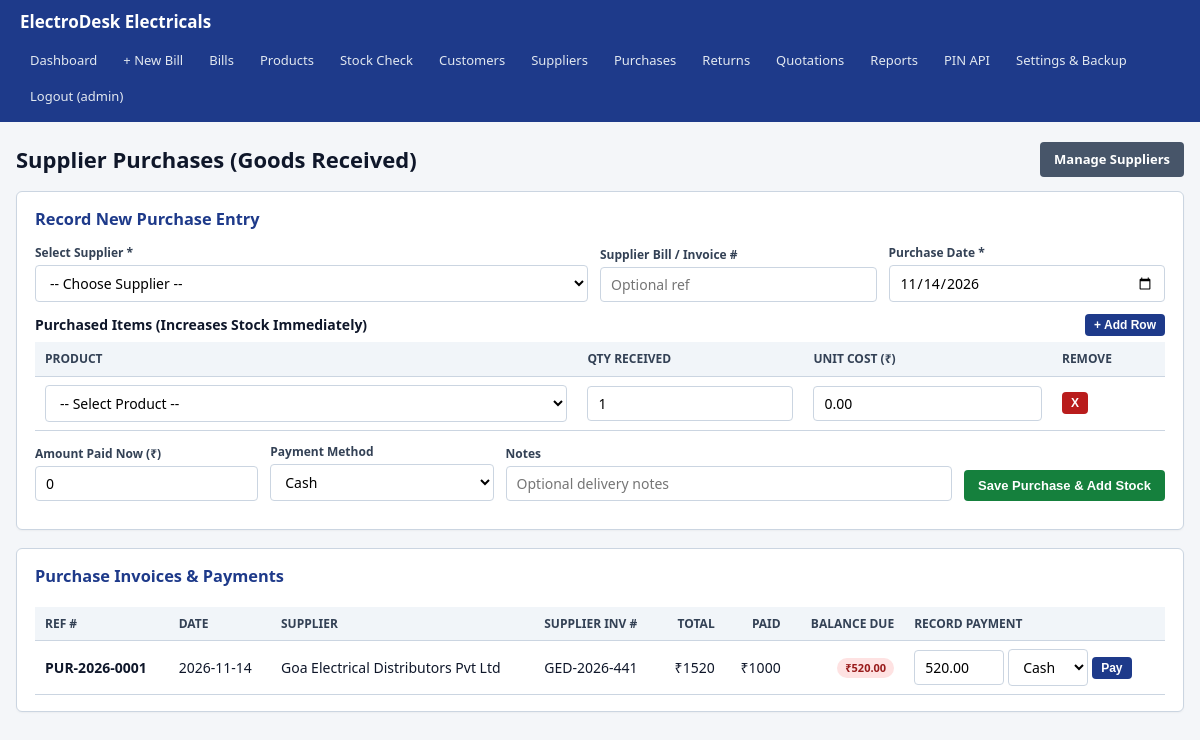
Screenshot of /purchases (signed in) with the database file from the repository.
### tables this page shows
CREATE TABLE store_settings (
    id INTEGER PRIMARY KEY CHECK (id = 1),
    store_name TEXT NOT NULL DEFAULT 'ElectroDesk Electricals',
    store_address TEXT NOT NULL DEFAULT 'Main Market Road, Goa',
    store_phone TEXT NOT NULL DEFAULT '',
    default_tax_rate NUMERIC NOT NULL DEFAULT 0.00
);

CREATE TABLE purchases (
    id INTEGER PRIMARY KEY AUTOINCREMENT,
    purchase_no TEXT NOT NULL UNIQUE,
    supplier_id INTEGER NOT NULL,
    supplier_invoice_no TEXT,
    total_amount NUMERIC NOT NULL DEFAULT 0.00,
    paid_amount NUMERIC NOT NULL DEFAULT 0.00,
    purchase_date TEXT NOT NULL,
    notes TEXT,
    created_at TEXT NOT NULL DEFAULT (datetime('now', 'localtime')),
    FOREIGN KEY (supplier_id) REFERENCES suppliers(id)
);

CREATE TABLE suppliers (
    id INTEGER PRIMARY KEY AUTOINCREMENT,
    name TEXT NOT NULL,
    phone TEXT,
    address TEXT,
    pincode TEXT,
    notes TEXT,
    created_at TEXT NOT NULL DEFAULT (datetime('now', 'localtime'))
);

### routes/purchase_routes.py (the view, shortened to what this page needs)
@purchase_bp.route("/purchases", methods=["GET", "POST"])
@login_required
def purchases():
    db_path = current_app.config["DB_PATH"]
    suppliers_list = purchase_service.list_suppliers_with_balances(db_path=db_path)
    products = inventory_service.list_products(active_only=False, db_path=db_path)
    purchase_list = purchase_service.list_purchases(db_path=db_path)
    return render_template(
        "purchases.html",
        suppliers=suppliers_list,
        products=products,
        purchases=purchase_list,
        today=date.today().isoformat(),
    )

### app.py (called while the page is built)
def create_app(test_config: dict | None = None) -> Flask:
    app = Flask(__name__)
    app.config.from_object(Config)
    if test_config:
        app.config.update(test_config)
    init_db(db_path=app.config["DB_PATH"])
    if not app.config.get("TESTING"):
        backup_service.run_daily_auto_backup(
            db_path=app.config["DB_PATH"],
            backup_dir=app.config["BACKUP_DIR"],
        )
    @app.context_processor
    def inject_store_settings():
        return {"store": auth_service.get_store_settings(db_path=app.config["DB_PATH"])}
    app.register_blueprint(main_bp)
    app.register_blueprint(product_bp)
    app.register_blueprint(sales_bp)
    app.register_blueprint(purchase_bp)
    app.register_blueprint(ops_bp)
    app.register_blueprint(api_bp)
    return app

### database/db.py (called while the page is built)
def to_decimal(value) -> Decimal:
    if value is None or value == "":
        return Decimal("0.00")
    return Decimal(str(value)).quantize(Decimal("0.01"), rounding=ROUND_HALF_UP)

def get_connection(db_path: str | None = None) -> sqlite3.Connection:
    target_path = db_path or Config.DB_PATH
    conn = sqlite3.connect(target_path, timeout=10.0)
    conn.row_factory = sqlite3.Row
    conn.execute("PRAGMA foreign_keys = ON;")
    conn.execute("PRAGMA journal_mode = WAL;")
    conn.execute("PRAGMA busy_timeout = 5000;")
    return conn

### routes/__init__.py (called while the page is built)
def login_required(view_func):
    @wraps(view_func)
    def wrapped_view(*args, **kwargs):
        if "user_id" not in session:
            flash("Please log in to access ElectroDesk.", "warning")
            return redirect(url_for("main.login"))
        return view_func(*args, **kwargs)
    return wrapped_view

### services/auth_service.py (called while the page is built)
def get_store_settings(db_path: str | None = None) -> dict:
    conn = get_connection(db_path)
    try:
        row = conn.execute("SELECT * FROM store_settings WHERE id = 1").fetchone()
        return dict(row) if row else {
            "store_name": "ElectroDesk Electricals",
            "store_address": "Main Market Road, Goa",
            "store_phone": "",
            "default_tax_rate": "0.00",
        }
    finally:
        conn.close()

### templates/purchases.html (shortened to what this page needs)
{% extends "base.html" %}
{% block content %}
<div class="page-header">
  <h1>Supplier Purchases (Goods Received)</h1>
  <a href="{{ url_for('purchases.suppliers') }}" class="btn btn-secondary">Manage Suppliers</a>
</div>
<div class="card">
  <h3>Record New Purchase Entry</h3>
  <form method="POST" action="{{ url_for('purchases.purchases') }}">
    <div class="form-row">
      <div class="form-group" style="flex: 2;">
        <label>Select Supplier *</label>
        <select name="supplier_id" required>
          <option value="">-- Choose Supplier --</option>
        </select>
      </div>
      <div class="form-group">
        <label>Supplier Bill / Invoice #</label>
        <input type="text" name="supplier_invoice_no" placeholder="Optional ref">
      </div>
      <div class="form-group">
        <label>Purchase Date *</label>
        <input type="date" name="purchase_date" value="{{ today }}" required>
      </div>
    </div>
    <div style="margin: 10px 0;">
      <div style="display: flex; justify-content: space-between; align-items: center; margin-bottom: 6px;">
        <strong>Purchased Items (Increases Stock Immediately)</strong>
        <button type="button" class="btn btn-sm" onclick="addPurchaseRow()">+ Add Row</button>
      </div>
      <table>
        <thead>
          <tr>
            <th style="width: 48%;">Product</th>
            <th style="width: 20%;">Qty Received</th>
            <th style="width: 22%;">Unit Cost (₹)</th>
            <th style="width: 10%;">Remove</th>
          </tr>
        </thead>
        <tbody id="purchaseBody">
          <tr class="pur-row">
            <td>
              <select name="product_id[]" required style="width: 100%;">
                <option value="">-- Select Product --</option>
              </select>
            </td>
            <td><input type="number" step="0.01" min="0.01" name="quantity[]" value="1" required style="width: 100%;"></td>
            <td><input type="number" step="0.01" min="0" name="unit_cost[]" value="0.00" required style="width: 100%;"></td>
            <td><button type="button" class="btn btn-sm btn-danger" onclick="removePurchaseRow(this)">X</button></td>
          </tr>
        </tbody>
      </table>
    </div>
    <div class="form-row" style="margin-top: 12px;">
      <div class="form-group">
        <label>Amount Paid Now (₹)</label>
        <input type="number" step="0.01" min="0" name="paid_amount" value="0">
      </div>
      <div class="form-group">
        <label>Payment Method</label>
        <select name="payment_method">
          <option value="Cash">Cash</option>
        </select>
      </div>
      <div class="form-group" style="flex: 2;">
        <label>Notes</label>
        <input type="text" name="notes" placeholder="Optional delivery notes">
      </div>
      <button type="submit" class="btn btn-success">Save Purchase &amp; Add Stock</button>
    </div>
  </form>
</div>
<div class="card">
  <h3>Purchase Invoices &amp; Payments</h3>
  <div class="table-wrap">
    <table>
      <thead>
        <tr>
          <th>Ref #</th>
          <th>Date</th>
          <th>Supplier</th>
          <th>Supplier Inv #</th>
          <th class="num">Total</th>
          <th class="num">Paid</th>
          <th class="num">Balance Due</th>
          <th>Record Payment</th>
        </tr>
      </thead>
      <tbody>
        {% for p in purchases %}
        <tr>
          <td><strong>{{ p.purchase_no }}</strong></td>
          <td>{{ p.purchase_date }}</td>
          <td>{{ p.supplier_name }}</td>
          <td>{{ p.supplier_invoice_no or '-' }}</td>
          <td class="num">₹{{ p.total_amount }}</td>
          <td class="num">₹{{ p.paid_amount }}</td>
          <td class="num">
            {% if p.balance|float > 0 %}
              <span class="badge badge-danger">₹{{ p.balance }}</span>
            {% else %}
              <span class="badge badge-success">Paid</span>
            {% endif %}
          </td>
          <td>
            {% if p.balance|float > 0 %}
            <form method="POST" action="{{ url_for('purchases.pay_purchase', purchase_id=p.id) }}" style="display: flex; gap: 4px; align-items: center;">
              <input type="number" step="0.01" min="0.01" max="{{ p.balance }}" name="amount" value="{{ p.balance }}" style="width: 90px;" required>
              <select name="payment_method" style="width: 80px;">
                <option value="Cash">Cash</option>
              </select>
              <button type="submit" class="btn btn-sm">Pay</button>
            </form>
            {% else %}
              —
            {% endif %}
          </td>
        </tr>
        {% else %}
        <tr><td colspan="8">No supplier purchases recorded yet.</td></tr>
        {% endfor %}
      </tbody>
    </table>
  </div>
</div>
{% endblock %}

### templates/base.html (shortened to what this page needs)
<!DOCTYPE html>
<html lang="en">
<head>
  <link rel="stylesheet" href="{{ url_for('static', filename='style.css') }}">
</head>
<body>
  {% if session.get('user_id') %}
  <nav class="navbar no-print">
    <a class="brand" href="{{ url_for('main.dashboard') }}">{{ store.store_name }}</a>
    <div class="nav-links">
      <a href="{{ url_for('main.dashboard') }}">Dashboard</a>
      <a href="{{ url_for('sales.new_bill') }}">+ New Bill</a>
      <a href="{{ url_for('sales.billing_list') }}">Bills</a>
      <a href="{{ url_for('products.index') }}">Products</a>
      <a href="{{ url_for('products.reconcile') }}">Stock Check</a>
      <a href="{{ url_for('sales.customers') }}">Customers</a>
      <a href="{{ url_for('purchases.suppliers') }}">Suppliers</a>
      <a href="{{ url_for('purchases.purchases') }}">Purchases</a>
      <a href="{{ url_for('ops.returns') }}">Returns</a>
      <a href="{{ url_for('ops.quotations') }}">Quotations</a>
      <a href="{{ url_for('ops.reports') }}">Reports</a>
      <a href="{{ url_for('main.pin_lookup') }}">PIN API</a>
      <a href="{{ url_for('main.settings') }}">Settings &amp; Backup</a>
      <a href="{{ url_for('main.logout') }}">Logout ({{ session.get('username') }})</a>
    </div>
  </nav>
  {% endif %}
  <div class="container">
    {% block content %}{% endblock %}
  </div>
</body>
</html>

### static/style.css (style rules this page uses)
:root { --bg: #f4f6f9; --surface: #ffffff; --primary: #1e3a8a; --primary-hover: #1d4ed8; --secondary: #475569; --success: #15803d; --danger: #b91c1c; --warning: #b45309; --border: #cbd5e1; --text: #0f172a; --muted: #64748b; }
* { box-sizing: border-box; }
body { margin: 0; font-family: "Segoe UI", Tahoma, Geneva, Verdana, sans-serif; background: var(--bg); color: var(--text); font-size: 14px; line-height: 1.45; }
.navbar { background: var(--primary); color: #fff; padding: 10px 20px; display: flex; flex-wrap: wrap; align-items: center; justify-content: space-between; gap: 10px; }
.brand { font-weight: 700; font-size: 17px; color: #fff; text-decoration: none; }
.nav-links { display: flex; flex-wrap: wrap; gap: 6px; }
.nav-links a { color: #e2e8f0; text-decoration: none; padding: 6px 10px; border-radius: 4px; font-size: 13px; }
.container { max-width: 1220px; margin: 20px auto; padding: 0 16px; }
.card { background: var(--surface); border: 1px solid var(--border); border-radius: 6px; padding: 16px 18px; margin-bottom: 18px; box-shadow: 0 1px 2px rgba(0, 0, 0, 0.04); }
.card h2, .card h3 { margin-top: 0; margin-bottom: 12px; color: var(--primary); }
.form-row { display: flex; flex-wrap: wrap; gap: 12px; margin-bottom: 12px; align-items: flex-end; }
.form-group { display: flex; flex-direction: column; flex: 1; min-width: 150px; }
label { font-weight: 600; font-size: 12px; margin-bottom: 4px; color: #334155; }
input, select, textarea { padding: 7px 10px; border: 1px solid var(--border); border-radius: 4px; font-size: 14px; font-family: inherit; background: #fff; }
.btn { display: inline-block; padding: 8px 14px; border: none; border-radius: 4px; background: var(--primary); color: #fff; font-weight: 600; font-size: 13px; cursor: pointer; text-decoration: none; text-align: center; }
.btn-secondary { background: var(--secondary); }
.btn-success { background: var(--success); }
.btn-danger { background: var(--danger); }
.btn-sm { padding: 4px 9px; font-size: 12px; }
.table-wrap { overflow-x: auto; }
table { width: 100%; border-collapse: collapse; margin-top: 6px; }
th, td { padding: 8px 10px; border-bottom: 1px solid var(--border); text-align: left; }
th { background: #f1f5f9; font-weight: 700; font-size: 12px; text-transform: uppercase; color: #334155; }
.num { text-align: right; font-variant-numeric: tabular-nums; }
.badge { display: inline-block; padding: 2px 8px; border-radius: 12px; font-size: 11px; font-weight: 700; }
.badge-danger { background: #fee2e2; color: #991b1b; }
.page-header { display: flex; justify-content: space-between; align-items: center; flex-wrap: wrap; gap: 10px; margin-bottom: 14px; }
.page-header h1 { margin: 0; font-size: 22px; }

### rows the page displays
store_settings: store_name "ElectroDesk Electricals"
purchases: purchase_no "PUR-2026-0001", purchase_date "2026-11-14", supplier_name "Goa Electrical Distributors Pvt Ltd", supplier_invoice_no "GED-2026-441", total_amount "1520", paid_amount "1000", balance "520.00", amount "520.00"

### other values shown
{{ session.get('username') }} "admin"
